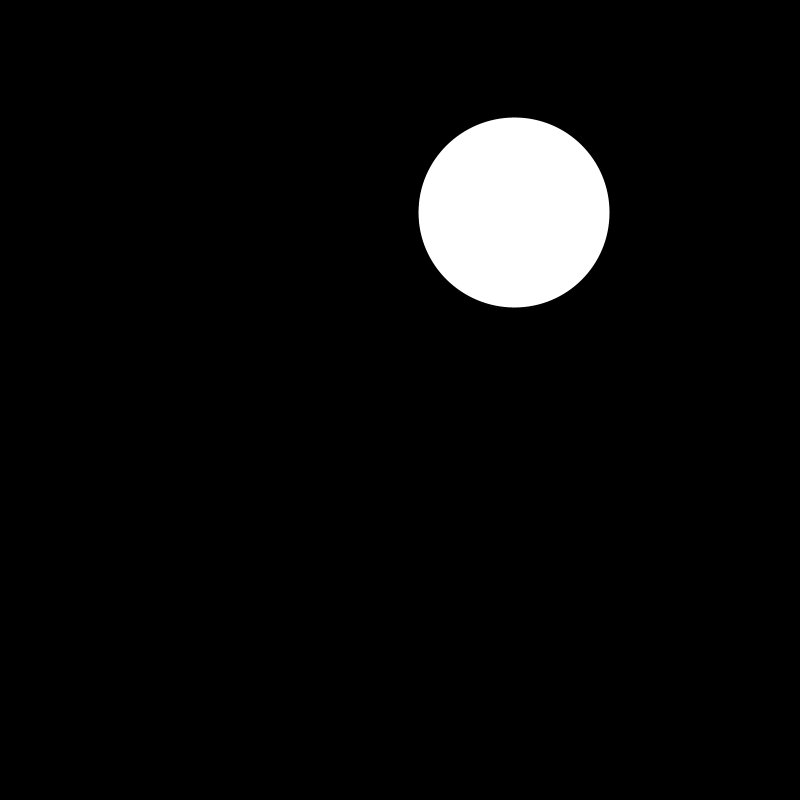
Frame 1 (no input)
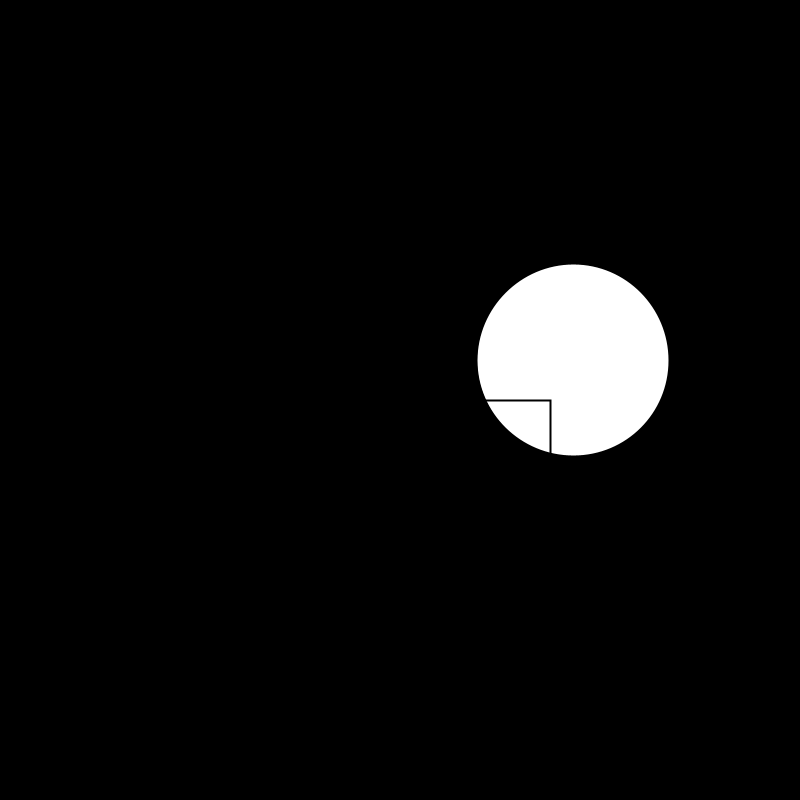
Frame 60 (the mouse pressed at the canvas centre just before this capture)
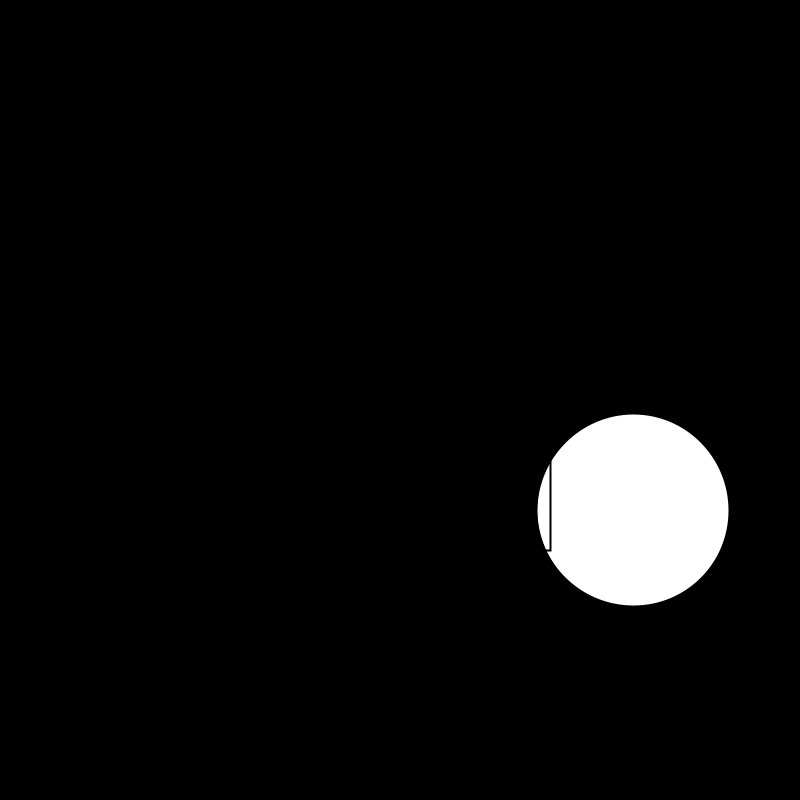
Frame 120 (the mouse held since frame 60 and released just before this capture)

The Processing sketch that drew these frames (run headless with seeded random() and noise(); from frame 60 on, the mouse is pressed at the canvas centre):

// Processing sketch: grow
// ── grow.pde

//Assignment 2 : Katamari Damacy Inspired 2d Game
Enemies enemy1;
Player player;

PShape hero;
PShape enemy;

void setup()
{
 size(800,800); 
 enemy1 = new Enemies();
 player = new Player();
  
}

void draw()
{
  background(0);
  
  hero = createShape();
  hero.beginShape();
  hero.fill(102);
  hero.stroke(255);
  hero.strokeWeight(2);
  // Drawing the enemy shape (skull)
  hero.vertex(300,520);
  
  hero.endShape(CLOSE);
  
  // Creating the enemy Shape
  enemy = createShape();
  enemy.beginShape();
  
  enemy.fill(102);
  enemy.stroke(255);
  enemy.strokeWeight(2);
  // Drawing the enemy shape (skull)
  enemy.vertex(300,520);
  enemy.vertex(400,520);
  enemy.vertex(420,470);
  enemy.vertex(430,470);
  enemy.vertex(460,450);
  enemy.vertex(465,390);
  enemy.vertex(460,360);
  enemy.vertex(420,325);
  enemy.vertex(400,320);
  enemy.vertex(350,315);
  enemy.vertex(300,320);
  enemy.vertex(280,325);
  enemy.vertex(240,360);
  enemy.vertex(235,390);
  enemy.vertex(240,450);
  enemy.vertex(270,470);
  enemy.vertex(280,470);
  
  enemy.beginContour(); //cutting out the left eye
  enemy.vertex(280,420);
  enemy.vertex(310,420);
  enemy.vertex(310,450);
  enemy.vertex(280,450);
  enemy.endContour();
  
  enemy.beginContour(); //cutting out the right eye
  enemy.vertex(390,420);
  enemy.vertex(420,420);
  enemy.vertex(420,450);
  enemy.vertex(390,450);
  enemy.endContour();

  enemy.endShape(CLOSE); // ending the construction of the enemy shape
  
  enemy1.display();
  player.display();
}


void keyPressed()
{
  if(key == 'w')
  {
    
  }
  
  if(key == 'a')
  {
    
  }
  
  if(key == 'd')
  {
   
  }
  
  if(key == 's')
  {
    
  }
  
  
}
// ── Enemies.pde



class Enemies
{
  PVector eLocation; //Enemy Location
  PVector eVelocity; //Enemy Velocity
  float eSize;       //Enemy Size
  float eradius;
  
  Enemies()
  {                         //X Coordinate - Y Coordinate
    eLocation = new PVector(random(10,790),random(10,790));
    eVelocity = new PVector(1,2.5);
    eSize = random(50,200);
    
  }
  
  void display()
  {
      /*shapeMode(CENTER);
      shape(enemy,eLocation.x,eLocation.y,eSize,eSize);*/
      strokeWeight(2);
      stroke(0);
      fill(255);
      ellipse(eLocation.x,eLocation.y,eSize,eSize);
      eLocation.add(eVelocity);
      
       if ((eLocation.x > width) || (eLocation.x < 0 )) //The area being rendered was causing issues with the width and height usage, either that or my knoledge of pshapes is lacking and it was causing a problem when I scaled the shape down
       {
          eVelocity.x = eVelocity.x * -1;
        }
      if ((eLocation.y > height) || (eLocation.y < 0)) 
      {
          eVelocity.y = eVelocity.y * -1;
      }

  }
  
 
}
// ── Player.pde


/*

What the Player class needs: 
-Start coordinates                             
-Size that can change dynamically
-Shape
-Colour 
-Vectors for moving around (maybe not as its the player that moves the shape)
-Health
-Method to prevent the player from exiting the arena
-Banter (srs)
*/







class Player
{
  float xLocation;
  float yLocation;
  float pSize;
  
  Player()
  {
    xLocation = width/2;
    yLocation = height/2;
    pSize = 150;
    
  }
  
  void display()
  {
    fill(255,255,255,0);
    rect(xLocation,yLocation,pSize,pSize); // early days...
  }
  
  
  
  
}
